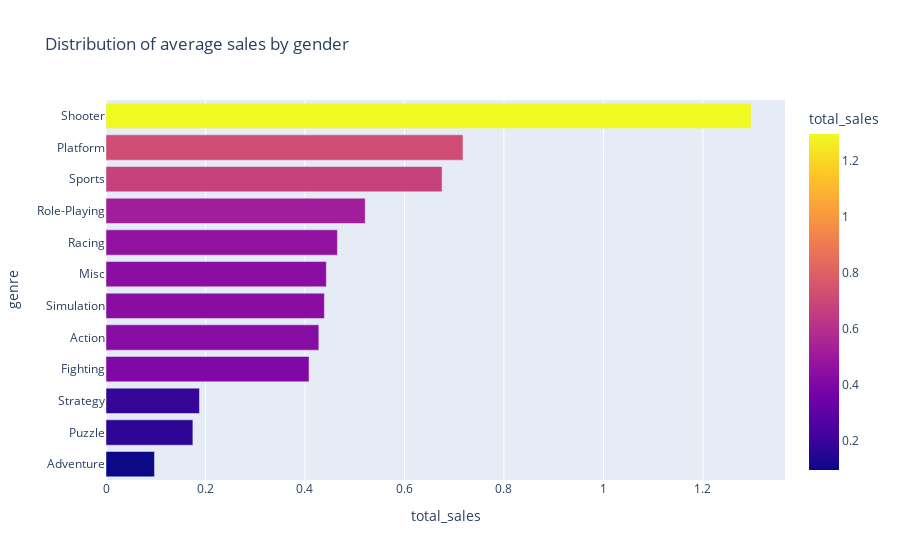

This figure's notebook cell:
### Code cell
figu3= px.bar(dist_gen_mean.sort_values(by='total_sales', ascending=True), 
             x='total_sales', 
             y='genre', 
             title='Distribution of average sales by gender',
             color='total_sales',
             orientation='h'
             )
figu3.show()

### Figure 1 — Plotly figure (JSON) as saved in the notebook; plotly's stock layout.template omitted (floating-point values rounded to 4 significant figures)
{"data": [{"alignmentgroup": "True", "hovertemplate": "total_sales=%{marker.color}<br>genre=%{y}<extra></extra>", "legendgroup": "", "marker": {"color": [0.09745, 0.1746, 0.1879, 0.4082, 0.4279, 0.439, 0.4429, 0.4652, 0.5211, 0.6756, 0.7176, 1.297], "coloraxis": "coloraxis", "pattern": {"shape": ""}}, "name": "", "offsetgroup": "", "orientation": "h", "showlegend": false, "textposition": "auto", "type": "bar", "x": [0.09745, 0.1746, 0.1879, 0.4082, 0.4279, 0.439, 0.4429, 0.4652, 0.5211, 0.6756, 0.7176, 1.297], "xaxis": "x", "y": ["Adventure", "Puzzle", "Strategy", "Fighting", "Action", "Simulation", "Misc", "Racing", "Role-Playing", "Sports", "Platform", "Shooter"], "yaxis": "y"}], "layout": {"barmode": "relative", "coloraxis": {"colorbar": {"title": {"text": "total_sales"}}, "colorscale": [[0, "#0d0887"], [0.1111, "#46039f"], [0.2222, "#7201a8"], [0.3333, "#9c179e"], [0.4444, "#bd3786"], [0.5556, "#d8576b"], [0.6667, "#ed7953"], [0.7778, "#fb9f3a"], [0.8889, "#fdca26"], [1, "#f0f921"]]}, "legend": {"tracegroupgap": 0}, "title": {"text": "Distribution of average sales by gender"}, "xaxis": {"anchor": "y", "domain": [0, 1], "title": {"text": "total_sales"}}, "yaxis": {"anchor": "x", "domain": [0, 1], "title": {"text": "genre"}}}}
